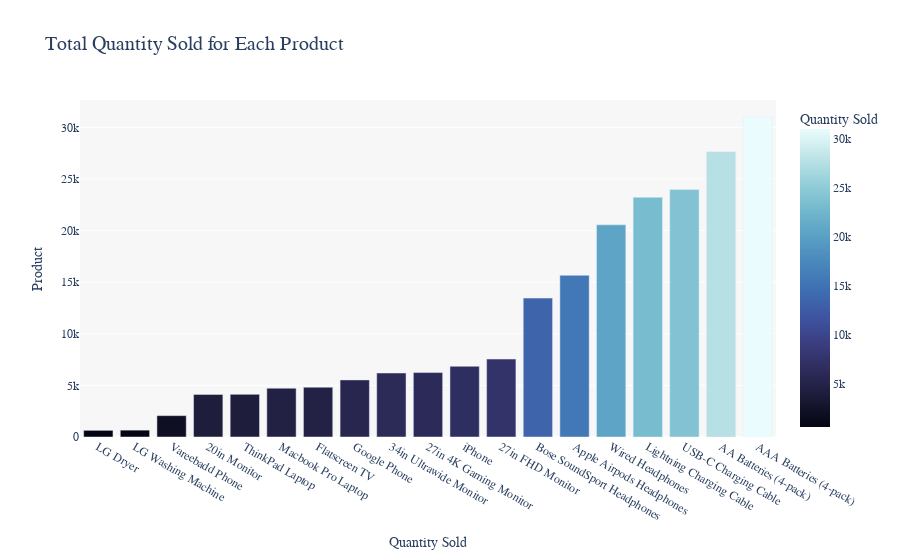

Write notebook code for a chart like this one.
### Markdown cell above
### 1. Which is our most sold product?

### Code cell
best_product = maindf.groupby('Product')
quantity_sold = best_product['Quantity Ordered'].sum()
product_data = quantity_sold.reset_index()
product_data = product_data.sort_values('Quantity Ordered', ascending=True).rename(columns={'Quantity Ordered': 'Quantity Sold'})


fig = px.bar(product_data, 
             x='Product',
             y='Quantity Sold',
             orientation='v', 
             title='Total Quantity Sold for Each Product',
             color='Quantity Sold', 
             color_continuous_scale='ice',
             labels={'Quantity Sold': 'Quantity Sold', 'Product': 'Product'})


fig.update_layout(
    title_font_size=20,
    xaxis_title="Quantity Sold",
    yaxis_title="Product",
    xaxis_tickfont_size=12,
    yaxis_tickfont_size=12,
    font_family="Arial Black",
    plot_bgcolor="rgba(245, 245, 245, 0.8)",
    bargap=0.2
)

fig.show()
fig.write_html("product_quantity_bar.html")

### Figure 1 — Plotly figure (JSON) as saved in the notebook; plotly's stock layout.template omitted (floating-point values rounded to 4 significant figures)
{"data": [{"alignmentgroup": "True", "hovertemplate": "Product=%{x}<br>Quantity Sold=%{marker.color}<extra></extra>", "legendgroup": "", "marker": {"color": [646, 666, 2068, 4129, 4130, 4728, 4819, 5532, 6199, 6244, 6849, 7550, 13457, 15661, 20557, 23217, 23975, 27635, 31017], "coloraxis": "coloraxis", "pattern": {"shape": ""}}, "name": "", "offsetgroup": "", "orientation": "v", "showlegend": false, "textposition": "auto", "type": "bar", "x": ["LG Dryer", "LG Washing Machine", "Vareebadd Phone", "20in Monitor", "ThinkPad Laptop", "Macbook Pro Laptop", "Flatscreen TV", "Google Phone", "34in Ultrawide Monitor", "27in 4K Gaming Monitor", "iPhone", "27in FHD Monitor", "Bose SoundSport Headphones", "Apple Airpods Headphones", "Wired Headphones", "Lightning Charging Cable", "USB-C Charging Cable", "AA Batteries (4-pack)", "AAA Batteries (4-pack)"], "xaxis": "x", "y": [646, 666, 2068, 4129, 4130, 4728, 4819, 5532, 6199, 6244, 6849, 7550, 13457, 15661, 20557, 23217, 23975, 27635, 31017], "yaxis": "y"}], "layout": {"autosize": true, "bargap": 0.2, "barmode": "relative", "coloraxis": {"colorbar": {"title": {"text": "Quantity Sold"}}, "colorscale": [[0, "rgb(3, 5, 18)"], [0.09091, "rgb(25, 25, 51)"], [0.1818, "rgb(44, 42, 87)"], [0.2727, "rgb(58, 60, 125)"], [0.3636, "rgb(62, 83, 160)"], [0.4545, "rgb(62, 109, 178)"], [0.5455, "rgb(72, 134, 187)"], [0.6364, "rgb(89, 159, 196)"], [0.7273, "rgb(114, 184, 205)"], [0.8182, "rgb(149, 207, 216)"], [0.9091, "rgb(192, 229, 232)"], [1, "rgb(234, 252, 253)"]]}, "font": {"family": "Arial Black"}, "legend": {"tracegroupgap": 0}, "plot_bgcolor": "rgba(245, 245, 245, 0.8)", "title": {"font": {"size": 20}, "text": "Total Quantity Sold for Each Product"}, "xaxis": {"anchor": "y", "autorange": true, "domain": [0, 1], "range": [-0.5, 18.5], "tickfont": {"size": 12}, "title": {"text": "Quantity Sold"}, "type": "category"}, "yaxis": {"anchor": "x", "autorange": true, "domain": [0, 1], "range": [0, 32650.0], "tickfont": {"size": 12}, "title": {"text": "Product"}, "type": "linear"}}}
